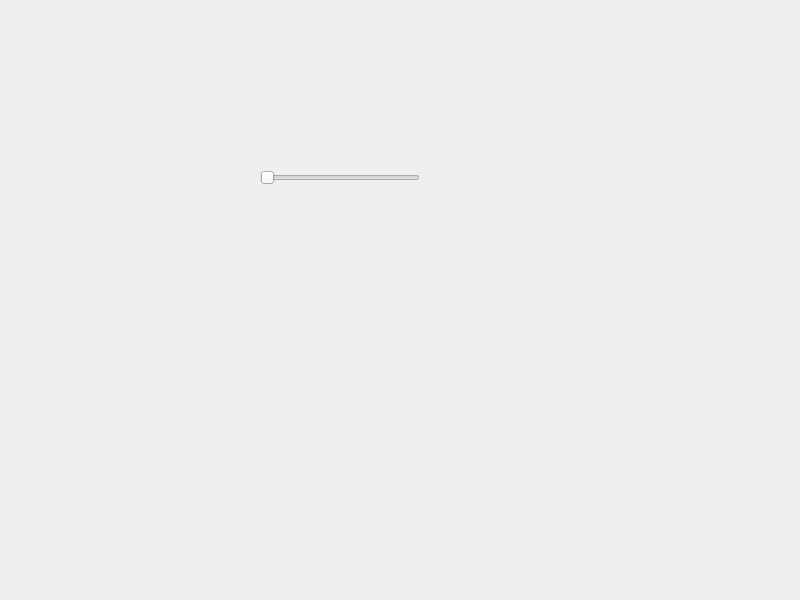
<?xml version="1.0" encoding="UTF-8"?>
<ui version="4.0">
 <class>Dialog</class>
 <widget class="QDialog" name="Dialog">
  <property name="geometry">
   <rect>
    <x>0</x>
    <y>0</y>
    <width>800</width>
    <height>600</height>
   </rect>
  </property>
  <property name="windowTitle">
   <string>Dialog</string>
  </property>
  <widget class="QSlider" name="horizontalSlider">
   <property name="geometry">
    <rect>
     <x>260</x>
     <y>170</y>
     <width>160</width>
     <height>16</height>
    </rect>
   </property>
   <property name="orientation">
    <enum>Qt::Horizontal</enum>
   </property>
  </widget>
 </widget>
 <resources/>
 <connections/>
</ui>
